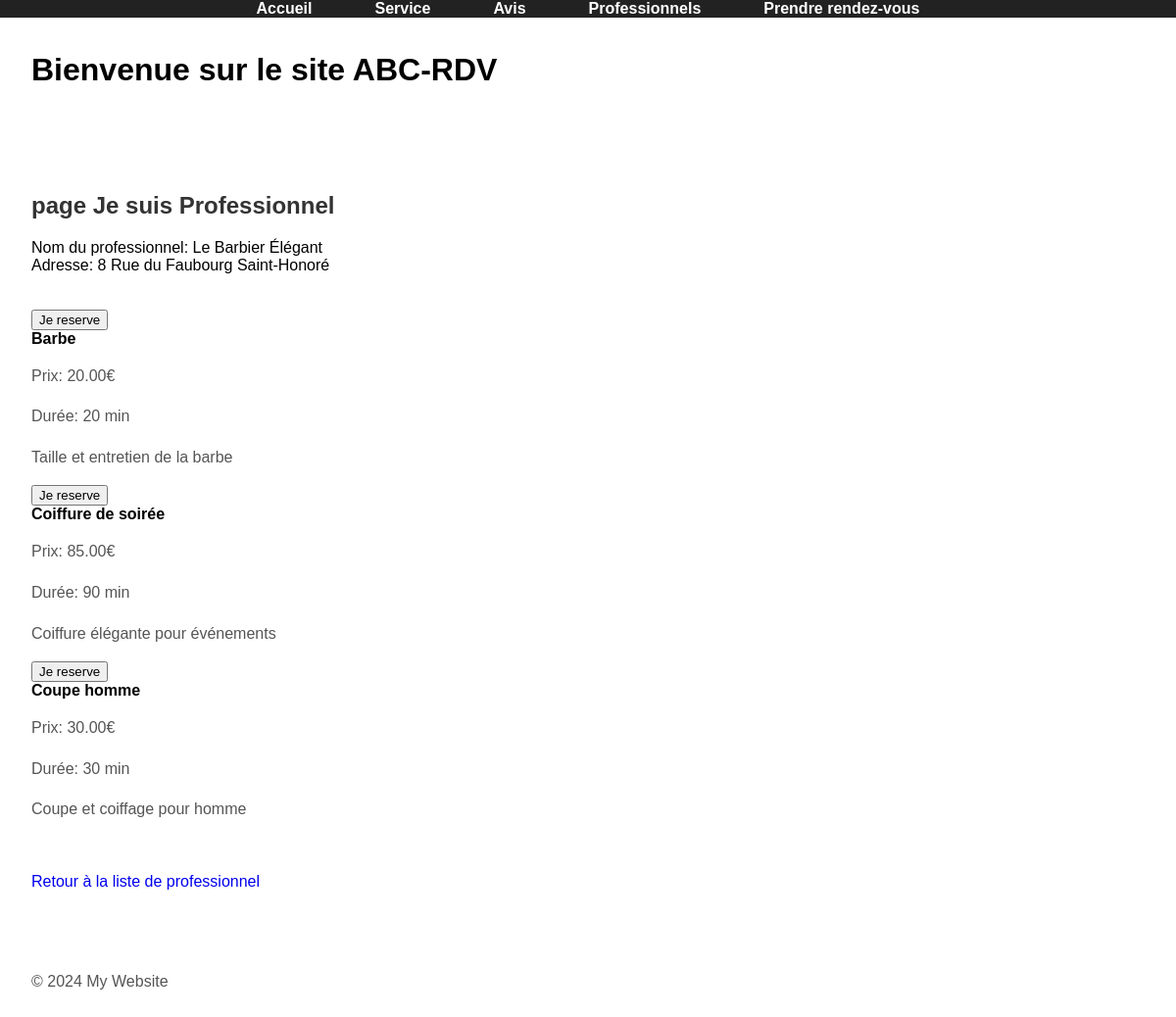
/jeSuisProfessionnel.php?professionnel_id=3, run on the app's committed database.
### tables this page shows
CREATE TABLE IF NOT EXISTS professionnels (
	professionnel_id INT AUTO_INCREMENT PRIMARY KEY,
	nom VARCHAR(255) NOT NULL,
	adresse VARCHAR(255) NOT NULL,
	telephone VARCHAR(20),
	email VARCHAR(255) NOT NULL UNIQUE,
	notes TEXT,
	ville_id INT NOT NULL,
	FOREIGN KEY (ville_id) REFERENCES villes(ville_id)
);

CREATE TABLE IF NOT EXISTS professionnel_services (
	professionnel_id INT NOT NULL,
	service_id INT NOT NULL,
	prix DECIMAL(10, 2),
	duree INT,
	PRIMARY KEY (professionnel_id, service_id),
	FOREIGN KEY (professionnel_id) REFERENCES professionnels(professionnel_id),
	FOREIGN KEY (service_id) REFERENCES services(service_id)
);

CREATE TABLE IF NOT EXISTS services (
	service_id INT AUTO_INCREMENT PRIMARY KEY,
	nom_service VARCHAR(255) NOT NULL,
	description TEXT
);

### jeSuisProfessionnel.php (the view, shortened to what this page needs)
<!DOCTYPE html>
<html lang="fr">
<?php include 'head.php'; ?>
<body>
    <?php include 'header.php'; ?>
    <?php include 'navigation.php'; ?>
    <main>
        <h2>page Je suis Professionnel</h2>
        <?php
		$host = "localhost";
		$user = "abc_rdv_prd_useradm";
		$password = "";
		$dbname = "abc_rdv_prd_db";
        $connexion = new mysqli($host, $user, $password, $dbname);
        $info_professionnel = null;
        $services_disponibles = [];
        if (isset($_GET['professionnel_id']) && !empty($_GET['professionnel_id'])) {
            $pro_id = $_GET['professionnel_id'];
            $sql_info_pro = "
                SELECT
                    p.professionnel_id,
                    p.nom,
                    p.adresse
                FROM abc_rdv_prd_db.professionnels p
                WHERE
                    p.professionnel_id = ?;
            ";
            $stmt_info = $connexion->prepare($sql_info_pro);
            $stmt_info->bind_param("i", $pro_id);
            $stmt_info->execute();
            $resultat_info_pro = $stmt_info->get_result();
            if ($resultat_info_pro->num_rows > 0) {
                $info_professionnel = $resultat_info_pro->fetch_assoc();
            }
            $sql_services = "
                SELECT
                    p.professionnel_id,
                    s.service_id,
                    s.nom_service,
                    s.description,
                    ps.prix,
                    ps.duree
                FROM abc_rdv_prd_db.professionnels p
                JOIN abc_rdv_prd_db.professionnel_services ps ON ps.professionnel_id = p.professionnel_id
                JOIN abc_rdv_prd_db.services s ON s.service_id = ps.service_id
                WHERE
                    p.professionnel_id = ?
                ORDER BY s.nom_service;
            ";
            $stmt_services = $connexion->prepare($sql_services);
            $stmt_services->bind_param("i", $pro_id);
            $stmt_services->execute();
            $resultat_services = $stmt_services->get_result();
            if ($resultat_services->num_rows > 0) {
                while($row = $resultat_services->fetch_assoc()) {
                    $services_disponibles[] = $row;
                }
            }
        }
        ?>
        <?php if ($info_professionnel) : ?>
        <div>
            <div>
                Nom du professionnel: <?php echo htmlspecialchars($info_professionnel['nom']); ?>
            </div>
            <div>
                Adresse: <?php echo htmlspecialchars($info_professionnel['adresse']); ?>
            </div>
        </div>
        <?php else: ?>
        <p>Professionnel non trouvé.</p>
        <?php endif; ?>
        <br><br>
        <div class="services-group">
            <?php if (!empty($services_disponibles)): ?>
            <?php foreach ($services_disponibles as $service): ?>
            <div class="service-item">
                <form action="prendreRdv.php" method="post">
                    <button type="submit">Je reserve</button>
                </form>
                <div>
                    <strong><?php echo htmlspecialchars($service['nom_service']); ?></strong>
                    <p>Prix: <?php echo htmlspecialchars($service['prix']); ?>€</p>
                    <p>Durée: <?php echo htmlspecialchars($service['duree']); ?> min</p>
                    <p><?php echo htmlspecialchars($service['description']); ?></p>
                </div>
            </div>
            <?php endforeach; ?>
            <?php else: ?>
            <p>Ce professionnel ne propose pas de services actuellement.</p>
            <?php endif; ?>
        </div>
        <br><br>
        <a href="rechercheProParVille.php">Retour à la liste de professionnel</a>
    </main>
    <?php include 'footer.php'; ?>
</body>
</html>

### styles.css (style rules this page uses)
body { font-family: Arial, sans-serif; margin: 0; padding: 0; box-sizing: border-box; }
main { padding: 2em; max-width: 1200px; margin: auto; }
h2 { color: #333; }
p { color: #555; line-height: 1.6; }
a { text-decoration: none; }

### data on the page
professionnels: nom "Le Barbier Élégant", adresse "8 Rue du Faubourg Saint-Honoré"
professionnel_services: service.nom_service "Barbe", prix "20.00", duree "20", service.description "Taille et entretien de la barbe"
professionnel_services: service.nom_service "Coiffure de soirée", prix "85.00", duree "90", service.description "Coiffure élégante pour événements"
professionnel_services: service.nom_service "Coupe homme", prix "30.00", duree "30", service.description "Coupe et coiffage pour homme"
